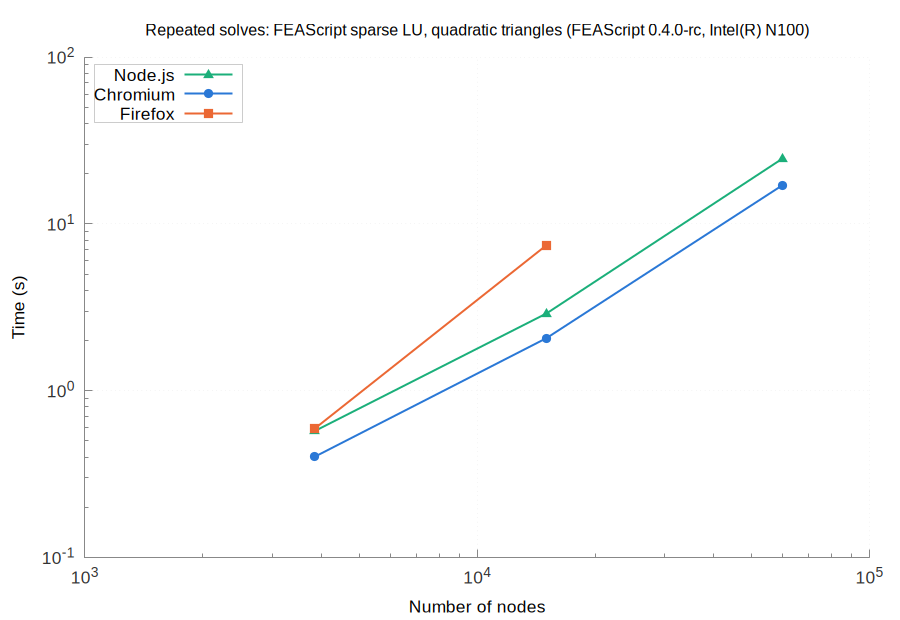

Write the gnuplot code that produced this figure.
set terminal pngcairo size 900,620 font 'Arial,13'
set border 3 lc rgb '#888888'; set tics nomirror tc rgb '#333333'
set grid lc rgb '#e6e6e6' lw 1; set key top left box lc rgb '#cccccc' opaque
set logscale xy; set format y '10^{%L}'; set format x '10^{%L}'
set output 'browsers_FEAScript_sparse_LU_quadratic_triangles_repeated.png'
set title 'Repeated solves: FEAScript sparse LU, quadratic triangles (FEAScript 0.4.0-rc, Intel(R) N100)' font 'Arial,12'
set xlabel 'Number of nodes'
set ylabel 'Time (s)'
plot 'browsers_FEAScript_sparse_LU_quadratic_triangles_repeated_node.dat' u 1:2 w lp lw 2 pt 9 ps 1.2 lc rgb '#1baf7a' t 'Node.js', \
     'browsers_FEAScript_sparse_LU_quadratic_triangles_repeated_chromium.dat' u 1:2 w lp lw 2 pt 7 ps 1.2 lc rgb '#2a78d6' t 'Chromium', \
     'browsers_FEAScript_sparse_LU_quadratic_triangles_repeated_firefox.dat' u 1:2 w lp lw 2 pt 5 ps 1.2 lc rgb '#eb6834' t 'Firefox'
